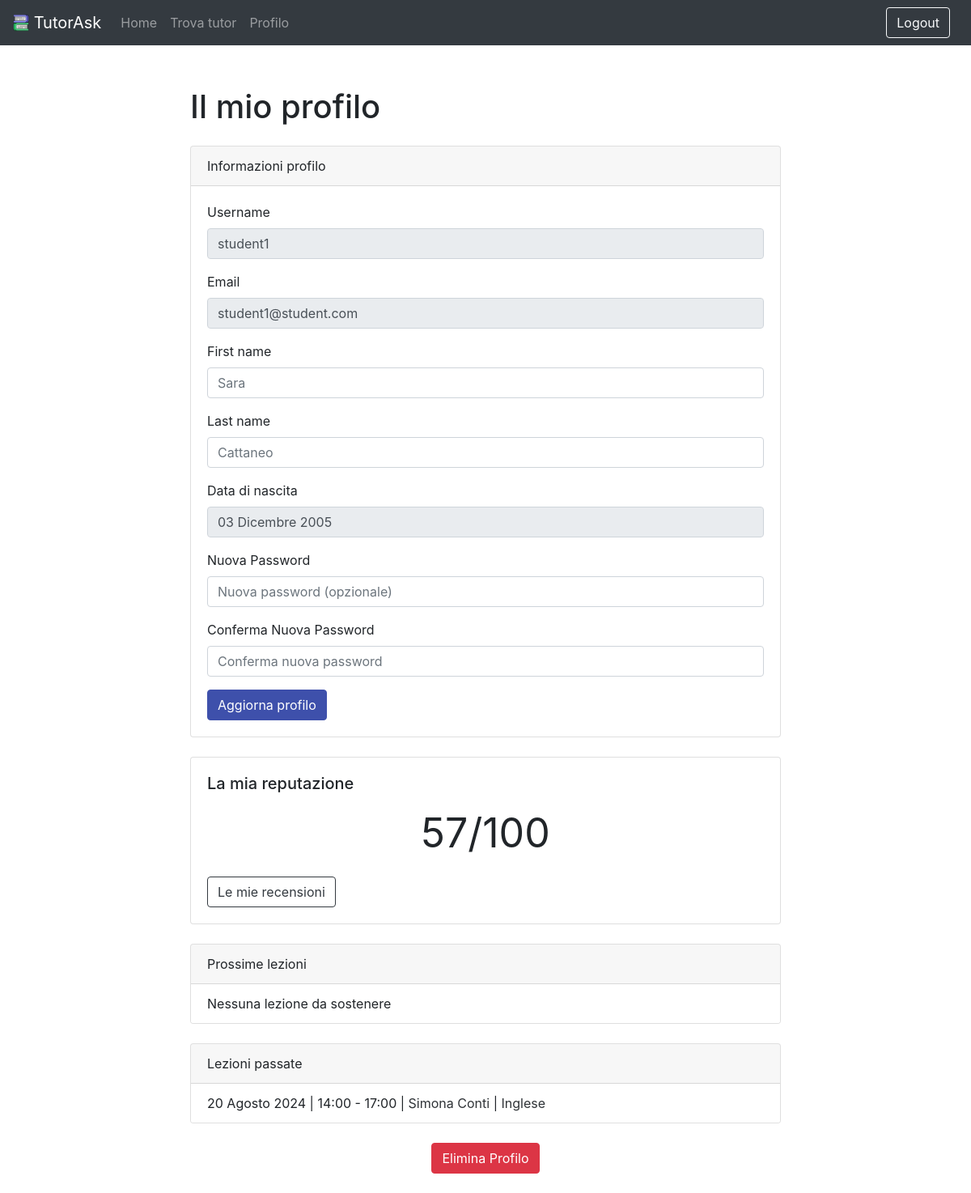
The app's page /accounts/student_profile/ (signed in) with its own data.
### users/models.py (models this page shows, shortened)
class User(AbstractUser):
    is_student = models.BooleanField(default=False)
    is_tutor = models.BooleanField(default=False)
    birth_date = models.DateField()
    class Meta:
        verbose_name_plural = "Users"

class Tutor(models.Model):
    user = models.OneToOneField(User, on_delete=models.CASCADE, primary_key=True)
    profile_picture = models.ImageField(upload_to='profile_imgs/', default='default/default_user.png')
    bio = models.TextField(blank=True, null=True)
    subjects = models.ManyToManyField(Subject)
    location = models.ForeignKey(Location, on_delete=models.DO_NOTHING)
    price_per_hour = models.IntegerField(default=15)
    rating = models.FloatField(default=3.0)  # da 1 a 5
    class Meta:
        verbose_name_plural = "Tutors"

class Subject(models.Model):
    name = models.CharField(max_length=50)
    class Meta:
        verbose_name_plural = "Subjects"
    def __str__(self):
        return self.name

### lessons/models.py (models this page shows, shortened)
class Booking(models.Model):
    student = models.ForeignKey(Student, on_delete=models.CASCADE, related_name='student_bookings')
    booked_for = models.ForeignKey(Availability, on_delete=models.CASCADE, related_name='bookings')
    booked_at = models.DateTimeField(auto_now_add=True)
    subject = models.ForeignKey(Subject, on_delete=models.PROTECT)
    class Meta:
        verbose_name_plural = "Bookings"
        constraints = [
            models.UniqueConstraint(fields=['booked_for'], name='unique_availability_booking')
        ]

class Availability(models.Model):
    tutor = models.ForeignKey(Tutor, on_delete=models.CASCADE, related_name='tutor_availabilities')
    day = models.DateField()
    start = models.TimeField()
    end = models.TimeField()
    class Meta:
        verbose_name_plural = "Availabilities"
        constraints = [
            models.UniqueConstraint(fields=['tutor', 'day', 'start', 'end'], name='unique_availability')
        ]

### users/views.py (the view, shortened to what this page needs)
# urls.py: path('student_profile/', StudentProfileView.as_view(), name='student_profile'),
class StudentProfileView(UpdateView):
    model = Student
    form_class = StudentEditForm
    template_name = 'users/student_profile.html'
    success_url = reverse_lazy('users:student_profile')
    def dispatch(self, request, *args, **kwargs):
        if not request.user.is_authenticated or not request.user.is_student:
            error_message = "Non hai i permessi per accedere a questa pagina."
            return render(request, 'not_authenticated.html', {'message': error_message})
        return super().dispatch(request, *args, **kwargs)
    def get_object(self, queryset=None):
        return self.request.user.student
    def get_context_data(self, **kwargs):
        context = super().get_context_data(**kwargs)
        context['reputation_score'] = self.get_object().reputation_score
        now = datetime.now()
        context['past_bookings'] = Booking.objects.filter(
            Q(booked_for__day__lt=now.date()) |
            Q(booked_for__day=now.date(), booked_for__start__lt=now.time())
        ).filter(student=self.get_object()).order_by('-booked_for__day', '-booked_for__start', '-booked_for__end')
        context['upcoming_bookings'] = Booking.objects.filter(
            Q(booked_for__day__gt=now.date()) |
            Q(booked_for__day=now.date(), booked_for__start__gte=now.time())
        ).filter(student=self.get_object()).order_by('booked_for__day', 'booked_for__start', 'booked_for__end')
        return context

### users/forms.py (shortened to what this page needs)
class StudentEditForm(UserChangeForm):
    password = forms.CharField(widget=forms.PasswordInput(attrs={'placeholder': 'Nuova password (opzionale)'}), required=False, label="Nuova Password")
    password_confirm = forms.CharField(widget=forms.PasswordInput(attrs={'placeholder': 'Conferma nuova password'}), required=False, label="Conferma Nuova Password")
    class Meta:
        model = User
        fields = ['first_name', 'last_name', 'email', 'password']
    def __init__(self, *args, **kwargs):
        super(StudentEditForm, self).__init__(*args, **kwargs)
        self.fields['first_name'].widget.attrs['placeholder'] = self.instance.user.first_name
        self.fields['last_name'].widget.attrs['placeholder'] = self.instance.user.last_name

### users/templates/users/student_profile.html (shortened to what this page needs)
{% extends "base.html" %}
{% load crispy_forms_filters %}
{% load crispy_forms_tags %}
{% block styles %} <link rel="stylesheet" href="https://cdnjs.cloudflare.com/ajax/libs/font-awesome/6.0.0-beta3/css/all.min.css"> {% endblock %}
{% block content %}
  <div class="container mt-5">
    <div class="row">
      <div class="col-md-8 offset-md-2">
        <h1 class="mb-4">Il mio profilo</h1>
        <div class="card mb-4">
          <div class="card-header">Informazioni profilo</div>
          <div class="card-body">
            <form method="post">
              <div class="form-group mb-3">
                <label for="username">Username</label>
                <input type="text" class="form-control" id="username" value="{{ user.username }}" disabled>
              </div>
              <div class="form-group mb-3">
                <label for="email">Email</label>
                <input type="text" class="form-control" id="email" value="{{ user.email }}" disabled>
              </div>
              <div class="form-group mb-3">
                {{ form.first_name|as_crispy_field }}
              </div>
              <div class="form-group mb-3">
                {{ form.last_name|as_crispy_field }}
              </div>
              <div class="form-group mb-3">
                <label for="birth_date">Data di nascita</label>
                <input type="text" class="form-control" id="birth_date" value="{{ user.birth_date }}" disabled>
              </div>
              <div class="form-group mb-3">
                {{ form.password|as_crispy_field }}
              </div>
              <div class="form-group mb-3">
                {{ form.password_confirm|as_crispy_field }}
              </div>
              <button type="submit" class="btn btn-primary" style="background-color: #3e50ab; border-color: #3e50ab">Aggiorna profilo</button>
            </form>
          </div>
        </div>
        <div class="card mb-4">
          <div class="card-body">
            <h5 class="card-title">La mia reputazione</h5>
            <p class="card-text" style="text-align: center; font-size: 50px">{{ reputation_score }}/100</p>
            <a href="{% url 'reviews:student_reviews' user.pk %}" class="btn btn-outline-dark">Le mie recensioni</a>
          </div>
        </div>
        <div class="card mb-4">
          <div class="card-header">Prossime lezioni</div>
          <ul class="list-group list-group-flush">
            {% for booking in upcoming_bookings %}
              <li class="list-group-item">
                  {{ booking.booked_for.day }} | {{ booking.booked_for.start }} - {{ booking.booked_for.end }} |
                  <a style="color: #2f3337" href="{% url 'lessons:tutor_detail' booking.booked_for.tutor.pk %}"> {{ booking.booked_for.tutor.user.get_full_name }}</a>
                   | <a style="color: #2f3337" href="{% url 'lessons:tutor_list' %}?location=&subject={{ booking.subject }}&max_price=">{{ booking.subject }}</a>
                <a href="{% url 'lessons:booking_delete' booking.pk %}" class="position-absolute text-danger" style="bottom: 10px; right: 10px;" title="Cancella">
                    <i class="fas fa-trash-alt text-danger"></i>
                </a>
              </li>
            {% empty %}
              <li class="list-group-item">Nessuna lezione da sostenere</li>
            {% endfor %}
          </ul>
        </div>
        <div class="card mb-4">
          <div class="card-header">Lezioni passate</div>
          <ul class="list-group list-group-flush">
            {% for booking in past_bookings %}
              <li class="list-group-item">
                  {{ booking.booked_for.day }} | {{ booking.booked_for.start }} - {{ booking.booked_for.end }} |
                  <a style="color: #2f3337" href="{% url 'lessons:tutor_detail' booking.booked_for.tutor.pk %}"> {{ booking.booked_for.tutor.user.get_full_name }}</a>
                   | <a style="color: #2f3337" href="{% url 'lessons:tutor_list' %}?location=&subject={{ booking.subject }}&max_price=">{{ booking.subject }}</a>
              </li>
            {% empty %}
              <li class="list-group-item">Non hai ancora sostenuto lezioni</li>
            {% endfor %}
          </ul>
        </div>
        <div class="text-center mb-4">
          <a href="{% url 'users:delete_profile_confirm' %}" class="btn btn-danger">Elimina Profilo</a>
        </div>
      </div>
    </div>
  </div>
{% endblock %}

### static/css/home.css (style rules this page uses)
html, body { height: 100%; margin: 0; background-color: #ffffff; }
body { padding-top: 60px; }

### records on screen
User: username "student1", email "student1@student.com", birth_date "03 Dicembre 2005"
Booking: booked_for.day "20 Agosto 2024", booked_for.start "14:00", booked_for.end "17:00", booked_for.tutor.user.get_full_name "Simona Conti", subject "Inglese"

### other values on screen
{{ reputation_score }} "57"
